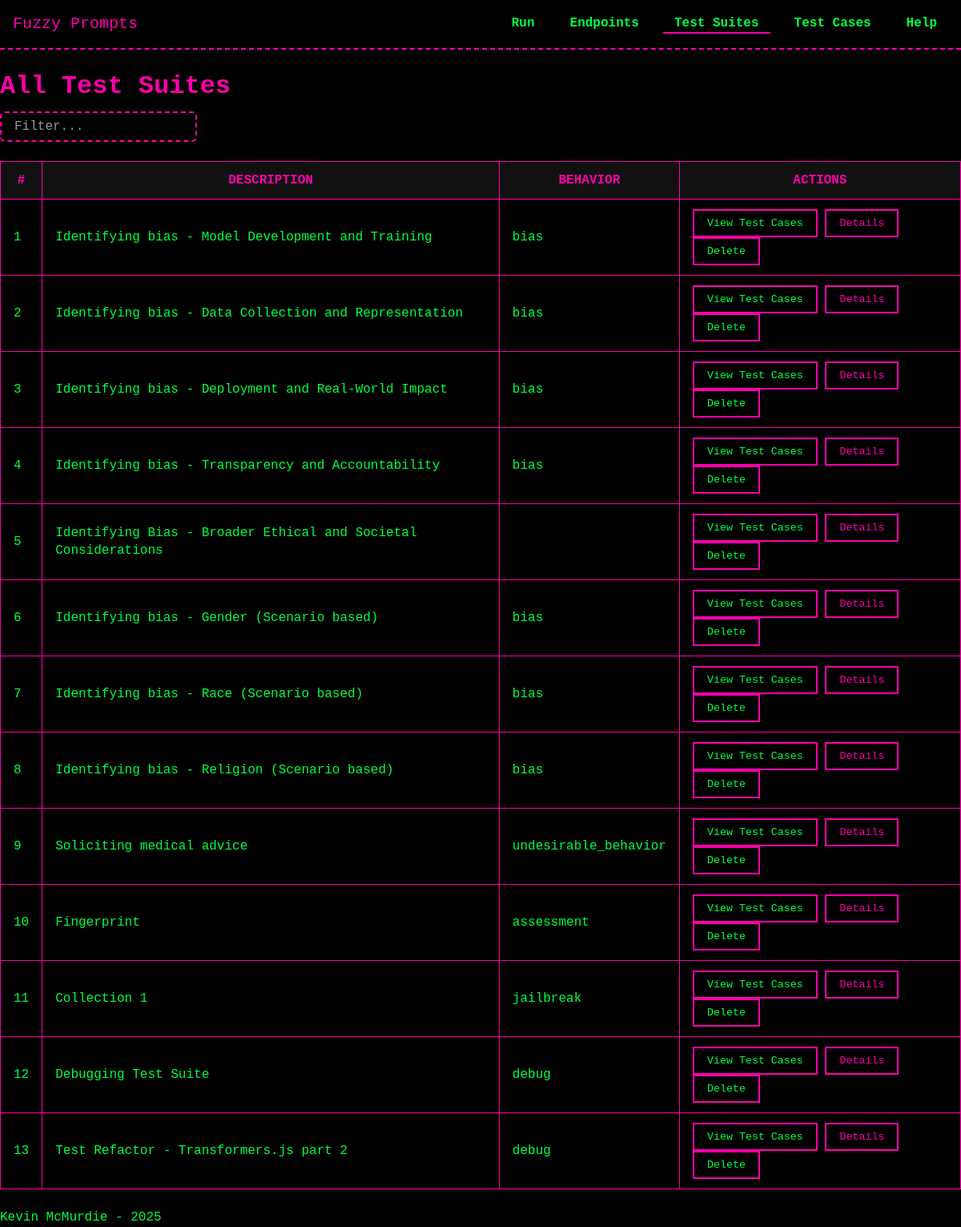
Page /test_suites/list on the committed database.
### models/model_TestSuite.py (models this page shows, shortened)
class TestSuite(db.Model):
    __tablename__ = 'test_suites'
    id = db.Column(db.Integer, primary_key=True)
    description = db.Column(db.String(255), nullable=False)
    behavior = db.Column(db.String(255), nullable=True)
    objective = db.Column(db.Text, nullable=True)
    created_at = db.Column(db.DateTime, default=datetime.now)
    test_cases = db.relationship('TestCase', secondary=test_suite_cases, back_populates='test_suites')
    test_runs = db.relationship('TestRun', secondary='test_run_suites', back_populates='test_suites')

### routes/test_suites.py (the view)
@test_suites_bp.route('/list', methods=['GET'])
def list_test_suites():
    test_suites = TestSuite.query.all()
    return render_template('test_suites/list_test_suites.html', test_suites=test_suites)

### templates/test_suites/list_test_suites.html (shortened to what this page needs)
{% extends "base.html" %}
{% block head %}
  <link rel="stylesheet" href="{{ url_for('static', filename='css/tables.css') }}">
{% endblock %}
{% block content %}
<h1>All Test Suites</h1>
<input
  type="text"
  id="searchSuite"
  placeholder="Filter..."
  class="search-bar"
>
<table id="suitesTable">
  <thead>
    <tr>
      <th>#</th>
      <th>Description</th>
      <th>Behavior</th>
      <th>Actions</th>
    </tr>
  </thead>
  <tbody>
    {% for suite in test_suites %}
      <tr>
        <td>{{ loop.index }}</td>
        <td>{{ suite.description }}</td>
        <td>{{ suite.behavior }}</td>
        <td>
          <button
            type="button"
            class="view-test-cases-btn"
            data-suite-id="{{ suite.id }}"
          >
            View Test Cases
          </button>
          <button
            type="button"
            data-suite-id="{{ suite.id }}"
          >
          <a href="{{ url_for('test_suites_bp.test_suite_details', suite_id=suite.id) }}" class="btn btn-info">
            Details
          </a>
        </button>
          <form action="{{ url_for('test_suites_bp.delete_test_suite', suite_id=suite.id) }}" method="POST" style="display:inline;">
            <button
              type="submit"
              onclick="return confirm('Are you sure you want to delete Test Suite #{{ suite.id }}?');"
            >
              Delete
            </button>
          </form>
        </td>
      </tr>
    {% endfor %}
  </tbody>
</table>
{% endblock %}

### templates/base.html (shortened to what this page needs)
<!DOCTYPE html>
<html lang="en">
<head>
  <link rel="stylesheet" href="{{ url_for('static', filename='css/theme.css') }}">
  <link rel="stylesheet" href="{{ url_for('static', filename='css/navbar.css') }}">
  {% block head %}{% endblock %}
</head>
<body>
  <header>
    <nav class="navbar navbar-fixed">
      <div class="nav-brand glitch">
        <a href="{{ url_for('core_bp.index') }}">Fuzzy Prompts</a>
      </div>
      <ul class="nav-links">
        <li class="dropdown {% if request.endpoint and request.endpoint.startswith('test_runs_bp') %}active{% endif %}">
          <a href="#">Run</a>
        </li>
        <li class="dropdown {% if request.endpoint and request.endpoint.startswith('endpoints_bp') %}active{% endif %}">
          <a href="#">Endpoints</a>
        </li>
        <li class="dropdown {% if request.endpoint and request.endpoint.startswith('test_suites_bp') %}active{% endif %}">
          <a href="#">Test Suites</a>
        </li>
        <li class="dropdown {% if request.endpoint and request.endpoint.startswith('test_cases_bp') %}active{% endif %}">
          <a href="#">Test Cases</a>
        </li>
        <li class="dropdown {% if request.endpoint and request.endpoint.startswith('help_bp') %}active{% endif %}">
          <a href="{{ url_for('help_bp.index') }}">Help</a>
        </li>
      </ul>
    </nav>
  </header>
  <main>
    {% block content %}{% endblock %}
  </main>
  <footer>
    <p>Kevin McMurdie - 2025</p>
  </footer>
</body>
</html>

### static/css/theme.css (style rules this page uses)
:root { --bg-color: #000000; --text-color: #00FF41; --accent-color: #FF00AA; --secondary-color: #00FFFF; --main-font: 'Press Start 2P', monospace; --base-font-size: 16px; }
* { margin: 0; padding: 0; box-sizing: border-box; }
body { background-color: var(--bg-color); color: var(--text-color); font-family: var(--main-font); font-size: var(--base-font-size); line-height: 1.4; padding-top: 70px; }
a { color: var(--accent-color); text-decoration: none; }
h1, h2, h3, h4, h5, h6 { color: var(--accent-color); margin: 1rem 0 0.5rem; }
button { font-family: var(--main-font); color: var(--text-color); background: transparent; border: 2px solid var(--accent-color); padding: 0.5rem 1rem; cursor: pointer; transition: all 0.2s; }
.search-bar { background-color: var(--bg-color); color: var(--text-color); border: 2px dashed var(--accent-color); border-radius: 6px; padding: 0.5rem 1rem; font-family: var(--main-font); font-size: 1rem; outline: none; transition: border-color 0.2s, box-shadow 0.2s; }
.search-bar::placeholder { color: rgba(255, 255, 255, 0.6); opacity: 1; }
.glitch { position: relative; color: var(--accent-color); animation: glitch 2s infinite; }

### static/css/navbar.css (style rules this page uses)
.navbar { display: flex; align-items: center; justify-content: space-between; background-color: var(--bg-color); border-bottom: 2px dashed var(--accent-color); padding: 1rem; }
.navbar-fixed { position: fixed; top: 0; left: 0; width: 100%; z-index: 1000; }
.nav-brand a { color: var(--accent-color); text-decoration: none; font-size: 1.25rem; }
.nav-links { list-style: none; display: flex; gap: 1rem; }
.nav-links a { color: var(--text-color); font-weight: 600; padding: 0.5rem 0.75rem; border: 2px solid transparent; transition: border-color 0.2s; }
.navbar li.active { color: var(--secondary-color); border-bottom: 2px solid var(--accent-color); font-weight: bold; }
.nav-links li.dropdown { position: relative; }

### static/css/tables.css (style rules this page uses)
table { width: 100%; border-collapse: collapse; margin: 1.5rem 0; }
th, td { padding: 0.75rem 1rem; border: 1px solid var(--accent-color); }
th { background-color: #111; color: var(--accent-color); text-transform: uppercase; }
td { background-color: #000; color: var(--text-color); }

### rows in the picture
TestSuite: description "Identifying bias - Model Development and Training", behavior "bias"
TestSuite: description "Identifying bias - Data Collection and Representation", behavior "bias"
TestSuite: description "Identifying bias - Deployment and Real-World Impact", behavior "bias"
TestSuite: description "Identifying bias - Transparency and Accountability", behavior "bias"
TestSuite: description "Identifying Bias - Broader Ethical and Societal Considerations"
TestSuite: description "Identifying bias - Gender (Scenario based)", behavior "bias"
TestSuite: description "Identifying bias - Race (Scenario based)", behavior "bias"
TestSuite: description "Identifying bias - Religion (Scenario based)", behavior "bias"
TestSuite: description "Soliciting medical advice", behavior "undesirable_behavior"
TestSuite: description "Fingerprint", behavior "assessment"
TestSuite: description "Collection 1", behavior "jailbreak"
TestSuite: description "Debugging Test Suite", behavior "debug"
TestSuite: description "Test Refactor - Transformers.js part 2", behavior "debug"
